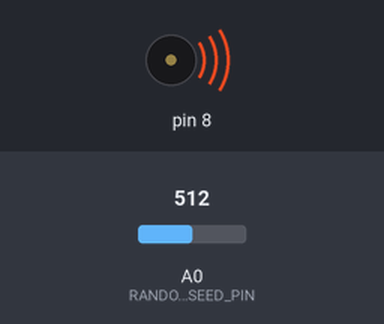
A sketch run on a simulated Arduino Uno, built with avr-gcc and run on an emulated ATmega328P. On the bench: buzzer (waves = sounding). The test bench sets the inputs (shaded band); at power-on: A0 (RANDOM_SEED_PIN) = 512. Random numbers use the default seed unless the sketch sets one.

Above: at 0.1 s.
Timing chart, 0 to 40.0 s (numbered marks = the images above):
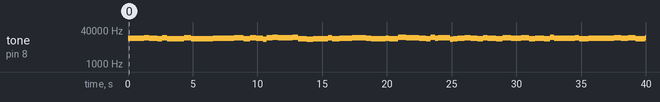

The sketch:

dogwhistle3.ino
```cpp
#define RANDOM_SEED_SAMPLES 16
#define RANDOM_SEED_PIN 0

void setup()
{
  int seed = analogRead(RANDOM_SEED_PIN);
  for(byte i = 0; i < RANDOM_SEED_SAMPLES; i++)
    seed = (seed << 1) ^ analogRead(0);
  randomSeed(seed);
}


void loop()
{

  int t = random(3000);
  tone(8, t + 15000);
  int d = random(500);
  delay(d + 250);

}
```

Measured:
- by itself, tone on pin 8: plays 16463 Hz for 0.26 s, 16013 Hz for 0.40 s, 16471 Hz for 0.60 s, 17647 Hz for 0.37 s, 16580 Hz for 0.66 s, 15179 Hz for 0.37 s … (80 notes in this stretch)
